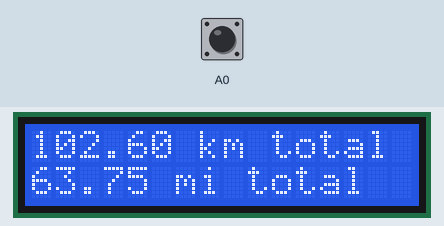
Simulated run of this sketch. Board: Arduino Uno, built with avr-gcc and run on an emulated ATmega328P. Shown: 16×2 character LCD. The test bench sets the inputs (shaded band); at power-on: A0 LOW. EEPROM starts erased.

Above: at 5.6 s.
5.7 s: A0 pulsed HIGH 5 times (0.12 s each, 0.3 s apart)
At 5.97 s:
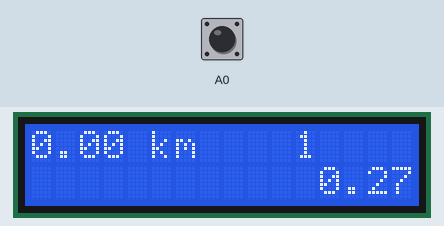
At 7.7 s:
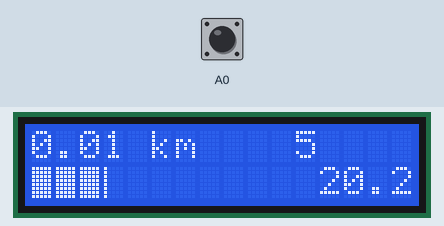
8.7 s: A0 pulsed HIGH 2 times (0.12 s each, 0.3 s apart)
At 10.5 s:
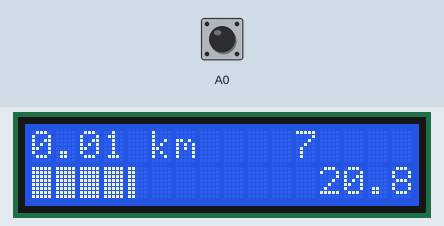
Timing chart, 0 to 12.0 s (numbered marks = the images above; inputs shaded):
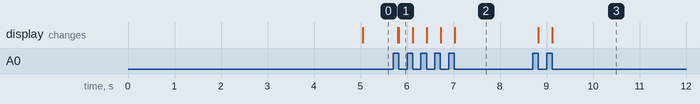

Measured:
- after the input at 5.7 s, the display: first changes after 0.10 s (image 1 shows a later state)
- after the input at 8.7 s, the display: first changes after 0.13 s (image 3 shows a later state)

The sketch:

counter.ino
```cpp
#include <RunningAverage.h>
#include <LiquidCrystal.h>
#include <EEPROM.h>


byte p1[8] = {
  0x10,
  0x10,
  0x10,
  0x10,
  0x10,
  0x10,
  0x10,
  0x10};

byte p2[8] = {
  0x18,
  0x18,
  0x18,
  0x18,
  0x18,
  0x18,
  0x18,
  0x18};

byte p3[8] = {
  0x1C,
  0x1C,
  0x1C,
  0x1C,
  0x1C,
  0x1C,
  0x1C,
  0x1C};

byte p4[8] = {
  0x1E,
  0x1E,
  0x1E,
  0x1E,
  0x1E,
  0x1E,
  0x1E,
  0x1E};

byte p5[8] = {
  0x1F,
  0x1F,
  0x1F,
  0x1F,
  0x1F,
  0x1F,
  0x1F,
  0x1F};

double percent=100.0;
unsigned char b;
unsigned int peace;

unsigned long int millisLast = millis();

int addr = 0;

    RunningAverage kmhAvg(5);

// initialize the library by associating any needed LCD interface pin
// with the arduino pin number it is connected to
const int rs = 12, en = 11, d4 = 5, d5 = 4, d6 = 3, d7 = 2;
LiquidCrystal lcd(rs, en, d4, d5, d6, d7);

long rotations = 0;


void setup() {


  lcd.createChar(0, p1);
  lcd.createChar(1, p2);
  lcd.createChar(2, p3);
  lcd.createChar(3, p4);
  lcd.createChar(4, p5);

  lcd.begin(16, 2);

   //find next available eeprom space

    for(int i = 0; i < EEPROM.length(); i++){
          if(EEPROM.read(i) == 0){
             addr = i;
          }
    }


}


void loop() {
     float interval = millis() - millisLast;
     float kmhPercent = kmhAvg.getAverage() * 1.3354*1.5;


      if(digitalRead(A0) == HIGH){
        detectOffState();
        // only increment when detected sensor turned off
        // insure accuracy and no overcount when wheel stopped
        rotations++;

        interval = millis() - millisLast;
        //delay(100);
        millisLast = millis();

        float kmh = 7488/interval;
        kmhAvg.addValue(kmh);

        lcd.setCursor(12, 1);
        lcd.print(kmhAvg.getAverage());

        printCurrentInfo(rotations);
        drawBars(kmhPercent);
        }

    interval = millis() - millisLast;
    Serial.println(interval);
    Serial.println(kmhAvg.getAverage());

      if(interval > 5000){
        stoppedProcedure(rotations, addr);
        kmhAvg.fillValue(0.01, 20);
        lcd.clear();
        }


    if(millis()/500 % 2 ==0){
      //empty
    }
}


void printCurrentInfo(long rotations){
      float tripKm = rotations * 2.0828/1000;
      float tripMi = rotations * 0.00129419;

      lcd.setCursor(0,0);
    if(millis()/10000 % 2 ==0){
      lcd.print(tripKm);
      lcd.print(" km ");

      }
    else{
      lcd.print(tripMi);
      lcd.print(" mi ");
      }
      lcd.setCursor(11, 0 );
      lcd.print(rotations);
}


void detectOffState(){
  while(true){
    if(digitalRead(A0) == LOW){
      break;
    }
  }
}

void stoppedProcedure(float tripMi, int addr){

    float totalMiles = 0;


    while(true){
      for(int i = 0; i < EEPROM.length(); i++){
        totalMiles += EEPROM.read(i);
        totalMiles = totalMiles / 5;
        }

      lcd.setCursor(0,1);

      lcd.print(totalMiles + tripMi);
      lcd.print(" mi total");
      lcd.setCursor(0,0);
      lcd.print((totalMiles * 1.60934 + tripMi * 1.60934));
      lcd.print(" km total");

      EEPROM.write(addr, (int)floor(tripMi * 5));

      if(digitalRead(A0) == HIGH){
          break;
          }

      delay(100);
     }
}

void drawBars(float kmhPercent){

  if(kmhPercent > 99.0){kmhPercent = 99.0;}


  double a = (11.0 / 100 ) * kmhPercent;


  lcd.setCursor(0,1);

  // drawing black rectangles on LCD
  if (a>=1) {
    for (int i=1;i<a;i++) {
      lcd.print((char)4);
      b=i;
      }
      a=a-b;
    }

  peace=a*5;

  // drawing charater's colums
  switch (peace) {

  case 0:

    break;

  case 1:

lcd.print((char)0);

    break;

  case 2:

lcd.print((char)1);
    break;

  case 3:

lcd.print((char)2);
    break;

  case 4:

lcd.print((char)3);
    break;
 }

  //clearing line
  for (int i =0;i<(11.0-b);i++) {
    lcd.print(" ");
    }

}
```

RunningAverage.h
```cpp
#pragma once
//
//    FILE: RunningAverage.h
//  AUTHOR: Rob.Tillaart@gmail.com
// VERSION: 0.4.3
//    DATE: 2016-dec-01
// PURPOSE: Arduino library to calculate the running average by means of a circular buffer
//     URL: https://github.com/RobTillaart/RunningAverage


#include "Arduino.h"


#define RUNNINGAVERAGE_LIB_VERSION    (F("0.4.3"))


class RunningAverage
{
public:
  explicit RunningAverage(const uint16_t size);
  ~RunningAverage();

  void     clear();
  void     add(const float value)    { addValue(value); };
  void     addValue(const float value);
  void     fillValue(const float value, const uint16_t number);
  float    getValue(const uint16_t position);

  float    getAverage();      //  iterates over all elements.
  float    getFastAverage() const;  //  reuses previous calculated values.

  //  return statistical characteristics of the running average
  float    getStandardDeviation() const;
  float    getStandardError() const;

  //  returns min/max added to the data-set since last clear
  float    getMin() const { return _min; };
  float    getMax() const { return _max; };

  //  returns min/max from the values in the internal buffer
  float    getMinInBuffer() const;
  float    getMaxInBuffer() const;

  //  return true if buffer is full
  bool     bufferIsFull() const { return _count == _size; };

  float    getElement(uint16_t index) const;

  uint16_t getSize() const { return _size; }
  uint16_t getCount() const { return _count; }

  //  use not all elements just a part from 0..partial-1
  //  (re)setting partial will clear the internal buffer.
  void     setPartial(const uint16_t partial = 0);  // 0 ==> use all
  uint16_t getPartial()   { return _partial; };


  //  get some stats from the last count additions.
  float    getAverageLast(uint16_t count);
  float    getMinInBufferLast(uint16_t count);
  float    getMaxInBufferLast(uint16_t count);

  //       Experimental 0.4.3
  float    getAverageSubset(uint16_t start, uint16_t count);


protected:
  uint16_t _size;
  uint16_t _count;
  uint16_t _index;
  uint16_t _partial;
  float    _sum;
  float*   _array;
  float    _min;
  float    _max;
};


// -- END OF FILE --
```
